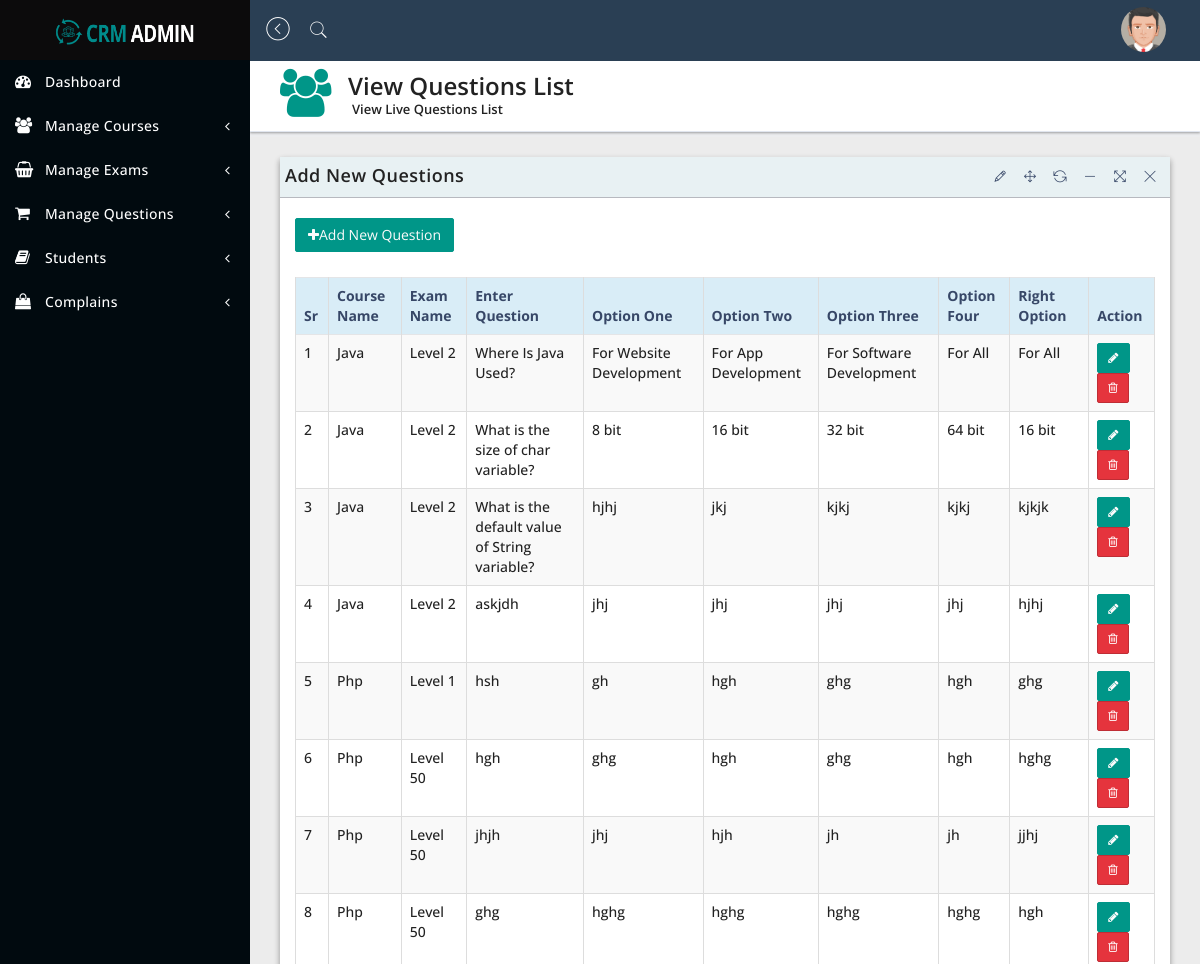
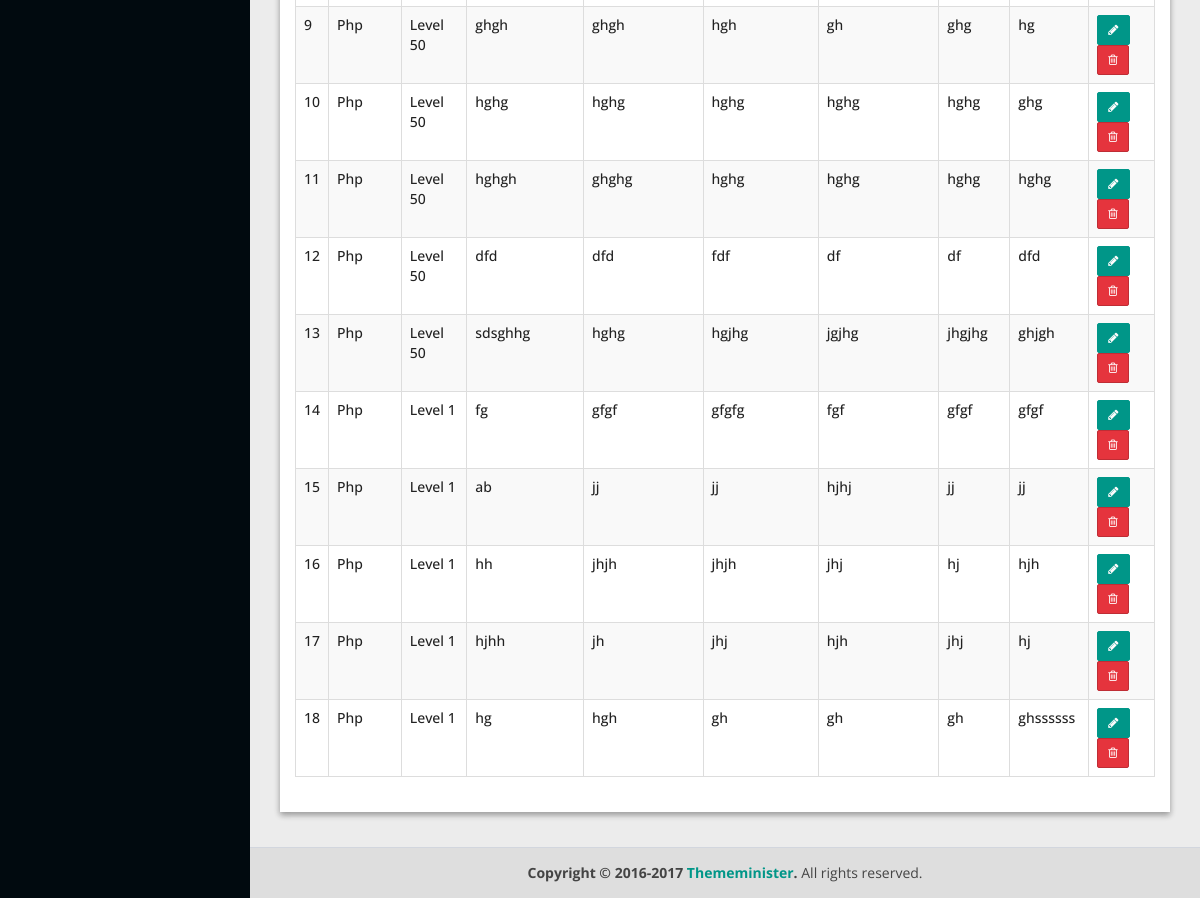
/view_questions.php (signed in), run on the app's committed database (2 pictures, top to bottom).
### tables this page shows
CREATE TABLE `add_course` (
  `id` int(10) NOT NULL,
  `cname` varchar(250) NOT NULL
);

CREATE TABLE `add_new_exam` (
  `id` int(10) NOT NULL,
  `course_id` varchar(250) NOT NULL,
  `ename` varchar(250) NOT NULL,
  `nquestion` varchar(250) NOT NULL,
  `exam_time` varchar(250) NOT NULL,
  `pmax` varchar(250) NOT NULL,
  `status` varchar(250) NOT NULL DEFAULT '0',
  `equestionm` varchar(250) NOT NULL
);

CREATE TABLE `add_questions` (
  `id` int(10) NOT NULL,
  `question_no` varchar(250) NOT NULL,
  `exam_id` varchar(250) NOT NULL,
  `question` varchar(500) NOT NULL,
  `option_one` varchar(250) NOT NULL,
  `option_two` varchar(250) NOT NULL,
  `option_three` varchar(250) NOT NULL,
  `option_four` varchar(250) NOT NULL,
  `right_option` varchar(250) NOT NULL
);

### view_questions.php (the view, shortened to what this page needs)
<?php
include('includes/header.php');
include('includes/sidebar.php');
include('includes/connection.php');
$sel = "SELECT * FROM add_questions";
$query = mysqli_query($db,$sel);
?>
   <div class="content-wrapper">
      <section class="content-header">
         <div class="header-icon">
            <i class="fa fa-users"></i>
         </div>
         <div class="header-title">
            <h1>View Questions List</h1>
            <small>View Live Questions List</small>
         </div>
      </section>
      <section class="content">
         <div class="row">
            <div class="col-sm-12">
               <div class="panel panel-bd lobidrag">
                  <div class="panel-heading">
                     <div class="btn-group" id="buttonexport">
                        <a href="#">
                           <h4>Add New Questions</h4>
                        </a>
                     </div>
                  </div>
                  <div class="panel-body">
                     <div class="btn-group">
                        <div class="buttonexport" id="buttonlist">
                           <a class="btn btn-add" href="add_questions.php"> <i class="fa fa-plus"></i>Add New Question
                           </a>
                        </div>
                     </div>
                     <br><br>
                     <div class="table-responsive">
                        <table id="dataTableExample1" class="table table-bordered table-striped table-hover">
                           <thead>
                              <tr class="info">
                                 <th>Sr</th>
                                 <th>Course Name</th>
                                 <th>Exam Name</th>
                                 <th>Enter Question</th>
                                 <th>Option One</th>
                                 <th>Option Two</th>
                                 <th>Option Three</th>
                                 <th>Option Four</th>
                                 <th>Right Option</th>
                                 <th>Action</th>
                              </tr>
                           </thead>
                           <tbody>
                              <?php
                              $sr = 1;
                              while($row = mysqli_fetch_array($query,MYSQLI_BOTH))
                              {
                                 $examId = $row['exam_id'];
                                 $selExam = mysqli_query($db,"SELECT *FROM add_new_exam WHERE id ='$examId'");
                                 while($getExam = mysqli_fetch_array($selExam,MYSQLI_BOTH))
                                 {
                                    $courseId = $getExam['course_id'];
                                    $selCourse = mysqli_query($db,"SELECT *FROM add_course WHERE id = '$courseId'");
                                    while($getCourse = mysqli_fetch_array($selCourse,MYSQLI_BOTH))
                                    {
                              ?>
                              <tr>
                                 <td><?php echo $sr; ?></td>
                                 <td><?php echo $getCourse['cname'] ?></td>
                                 <td><?php echo $getExam['ename']; ?></td>
                                 <td><?php echo $row['question']; ?></td>
                                 <td><?php echo $row['option_one']; ?></td>
                                 <td><?php echo $row['option_two']; ?></td>
                                 <td><?php echo $row['option_three']; ?></td>
                                 <td><?php echo $row['option_four']; ?></td>
                                 <td><?php echo $row['right_option']; ?></td>
                                 <td>
                                    <button type="button" class="btn btn-add btn-sm" data-toggle="modal" data-target="#<?php echo $row ['id'];?>"><i class="fa fa-pencil"></i></button>
                                    <button type="button" class="btn btn-danger btn-sm" data-toggle="modal" onclick="chkLive(<?php echo $examId; ?>,<?php echo $row['id']; ?>)" ><i class="fa fa-trash-o"></i> </button>
                                 </td>
                              </tr>
                              <?php
                              $sr++;
                              }
                           }
                           }
                           ?>
                           </tbody>
                        </table>
                     </div>
                  </div>
               </div>
            </div>
         </div>
      </section>
   </div>
   <?php include('includes/footer.php'); ?>

### data on the page
add_questions: question "Where Is Java Used?", option_one "For Website Development", option_two "For App Development", option_three "For Software Development", option_four "For All", right_option "For All"
add_new_exam: ename "Level 2"
add_course: cname "Java"
add_questions: question "What is the size of char variable?", option_one "8 bit", option_two "16 bit", option_three "32 bit", option_four "64 bit", right_option "16 bit"
add_questions: question "What is the default value of String variable?", option_one "hjhj", option_two "jkj", option_three "kjkj", option_four "kjkj", right_option "kjkjk"
add_questions: question "askjdh", option_one "jhj", option_two "jhj", option_three "jhj", option_four "jhj", right_option "hjhj"
add_questions: question "hsh", option_one "gh", option_two "hgh", option_three "ghg", option_four "hgh", right_option "ghg"
add_new_exam: ename "Level 1"
add_course: cname "Php"
add_questions: question "hgh", option_one "ghg", option_two "hgh", option_three "ghg", option_four "hgh", right_option "hghg"
add_new_exam: ename "Level 50"
add_questions: question "jhjh", option_one "jhj", option_two "hjh", option_three "jh", option_four "jh", right_option "jjhj"
add_questions: question "ghg", option_one "hghg", option_two "hghg", option_three "hghg", option_four "hghg", right_option "hgh"
add_questions: question "ghgh", option_one "ghgh", option_two "hgh", option_three "gh", option_four "ghg", right_option "hg"
add_questions: question "hghg", option_one "hghg", option_two "hghg", option_three "hghg", option_four "hghg", right_option "ghg"
add_questions: question "hghgh", option_one "ghghg", option_two "hghg", option_three "hghg", option_four "hghg", right_option "hghg"
add_questions: question "dfd", option_one "dfd", option_two "fdf", option_three "df", option_four "df", right_option "dfd"
add_questions: question "sdsghhg", option_one "hghg", option_two "hgjhg", option_three "jgjhg", option_four "jhgjhg", right_option "ghjgh"
add_questions: question "fg", option_one "gfgf", option_two "gfgfg", option_three "fgf", option_four "gfgf", right_option "gfgf"
add_questions: question "ab", option_one "jj", option_two "jj", option_three "hjhj", option_four "jj", right_option "jj"
add_questions: question "hh", option_one "jhjh", option_two "jhjh", option_three "jhj", option_four "hj", right_option "hjh"
add_questions: question "hjhh", option_one "jh", option_two "jhj", option_three "hjh", option_four "jhj", right_option "hj"
add_questions: question "hg", option_one "hgh", option_two "gh", option_three "gh", option_four "gh", right_option "ghssssss"
